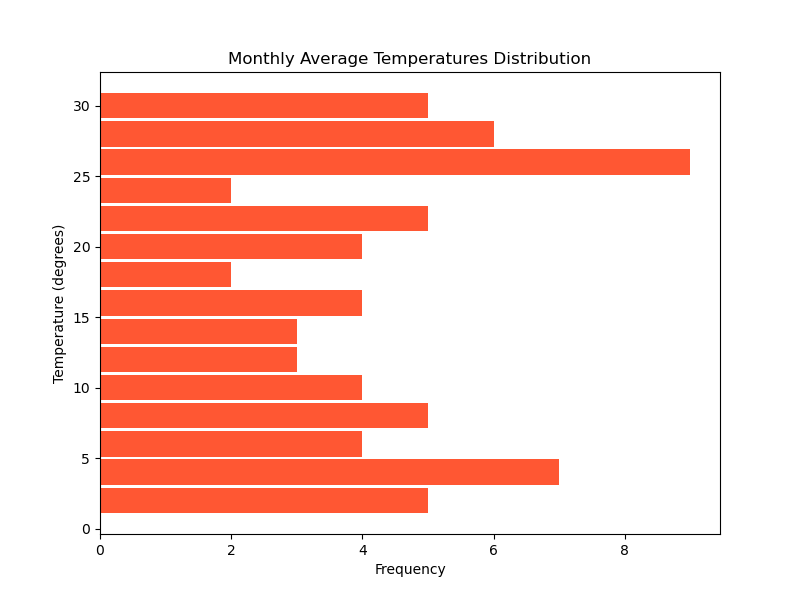

This chart was generated by the following Python code:

import matplotlib.pyplot as plt

# Monthly average temperatures
temperatures = [
    2, 5, 8, 12, 16, 21, 25, 26, 28, 27, 22, 15, 9, 5, 3, 3, 6, 8, 13, 17, 20, 24, 
    25, 27, 28, 26, 21, 16, 10, 5, 3, 2, 4, 7, 11, 15, 19, 22, 24, 26, 28, 29, 30, 
    26, 20, 14, 9, 4, 2, 1, 3, 7, 10, 14, 18, 22, 25, 26, 28, 30, 31, 30, 25, 19, 
    12, 7, 3, 1
]

# Create histogram
plt.figure(figsize=(8, 6))  # Change width and height reasonably
n, bins, patches = plt.hist(
    temperatures, bins=15, color='#FF5733', orientation='horizontal', rwidth=0.9)

# Customize appearance
plt.title('Monthly Average Temperatures Distribution')
plt.xlabel('Frequency')
plt.ylabel('Temperature (degrees)')

# Show plot
plt.show()
